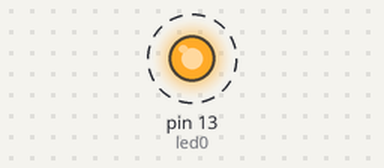
Recording of a sketch running on a simulated Arduino Uno, built with avr-gcc and run on an emulated ATmega328P. On the bench: output pins drawn as LEDs (lit = HIGH). Dashed ring = blinking.

Above: at 0.12 s.
Timing chart, 0 to 3.0 s (numbered marks = the images above):
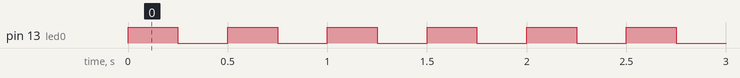

Measured:
- by itself, pin 13 (led0): alternates HIGH for 0.25 s and LOW for 0.25 s

The sketch:

sketch_apr05a.ino
```cpp
  // el super codigo del arduino 1 >:3
  // 2022 04 04

int led0 = 13;


void setup() {
  // put your setup code here, to run once:

 pinMode(led0, OUTPUT);

}

void loop() {
  // put your main code here, to run repeatedly:

 digitalWrite(led0, HIGH);
 delay(250);

 digitalWrite(led0, LOW);
 delay(250);

}
```
